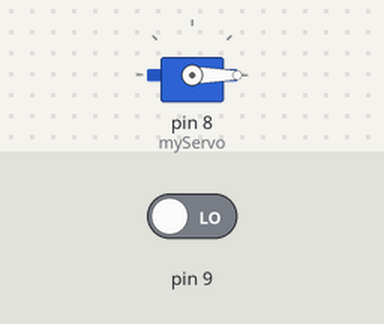
This sketch was run on a simulated Arduino Uno, built with avr-gcc and run on an emulated ATmega328P. On the bench: servo. Inputs (shaded band) come from the test bench; at power-on: pin 9 LOW.

Above: at 1.2 s.
1.3 s: pin 9 driven HIGH
At 1.7 s:
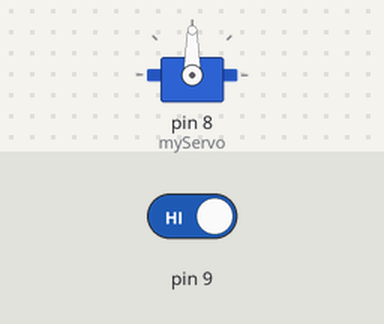
2.8 s: pin 9 driven LOW
At 4.0 s:
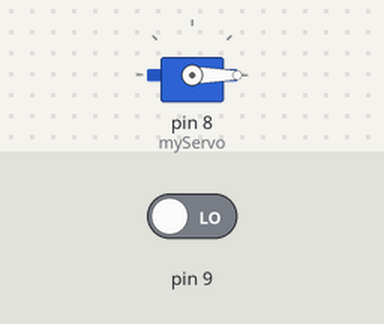
Timing chart, 0 to 5.8 s (numbered marks = the images above; inputs shaded):
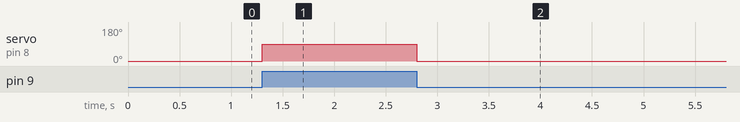

The sketch:

sketch_jan23a.ino
```cpp
#include <Servo.h>

Servo myServo;  // Create a Servo object

void setup() {
  Serial.begin(9600);  // Start serial communication at 9600 baud
  myServo.attach(8);   // Attach the servo to pin D8
  myServo.write(0);    // Move to 0 degrees initially
  pinMode(9, INPUT);
}

void loop() {
  if(digitalRead(9)==HIGH)
  {
     myServo.write(90);
  }
  else
  {
   myServo.write(0);
  }

}
```

Measured:
- after the input at 1.3 s, servo on pin 8 (myServo): 0° → 90° at once
- after the input at 2.8 s, servo on pin 8 (myServo): 90° → 0° at once
